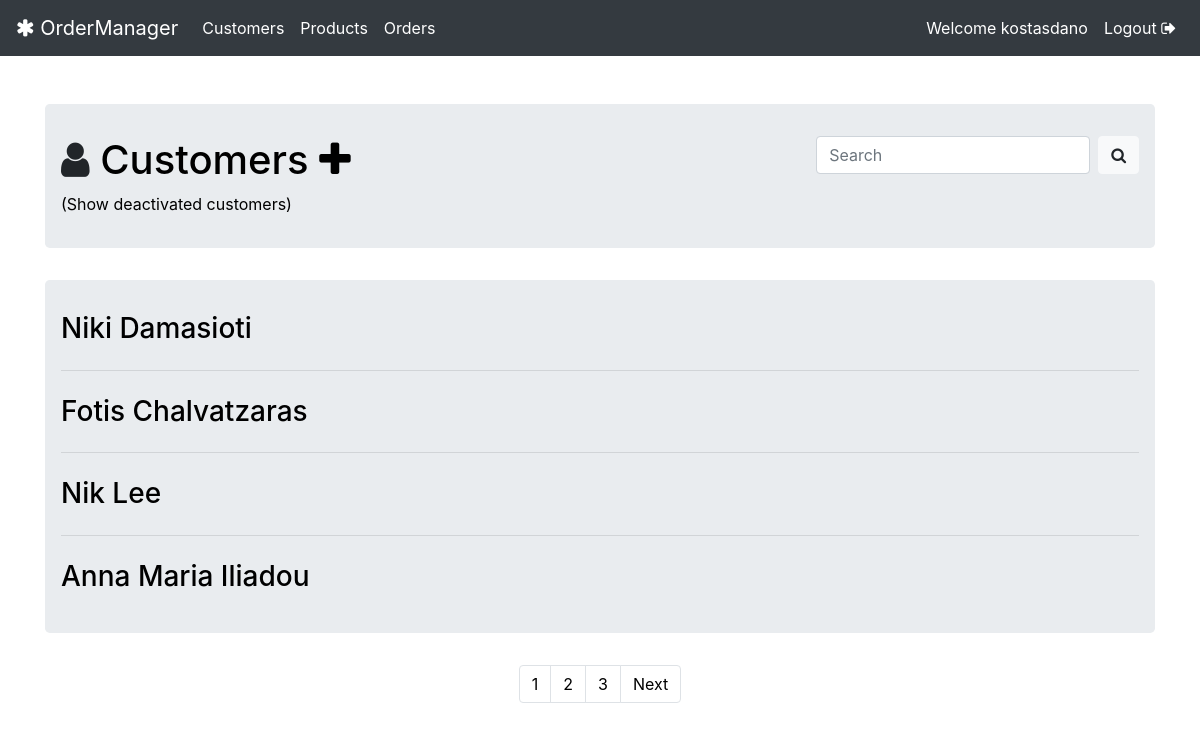
Page /customers/all/ (signed in) on the earlier database version.
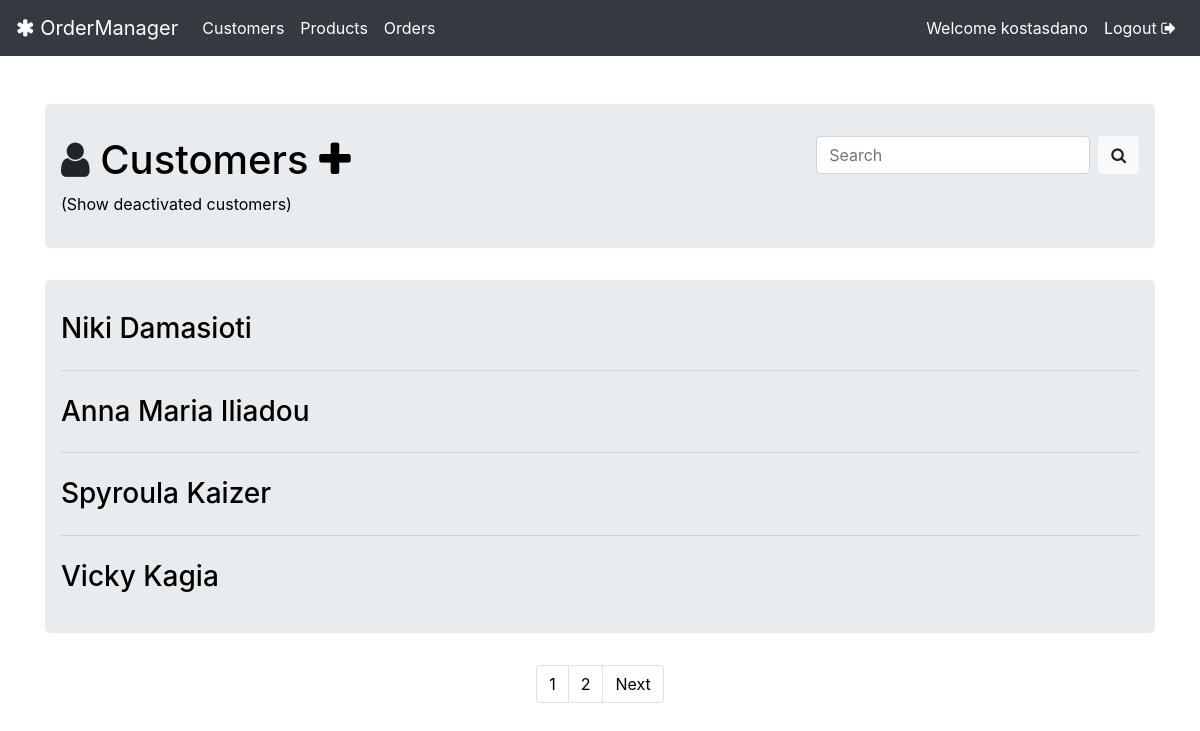
Same page on the later database version.
### customers/models.py (models this page shows, shortened)
class Customer(models.Model):
    first_name = models.CharField(max_length=60)
    last_name = models.CharField(max_length=60)
    full_name = models.CharField(max_length=121)
    email = models.EmailField()
    birth_date = models.DateField()
    tin = models.PositiveIntegerField()
    c_active = models.BooleanField(default=True)    # if c_active=False, Customer is unavailable for Orders/Search while existing Orders don't get deleted

### customers/views.py (the view)
# urls.py: path('all/', views.CustomerList.as_view(), name='customer_list'),
class CustomerList(LoginRequiredMixin, ListView):
    model = Customer
    template_name = 'customers/list.html'
    def get_queryset(self):
        return Customer.objects.filter(c_active=True)
    paginate_by = 4

### customers/templates/customers/list.html (shortened to what this page needs)
{% extends 'base.html' %}
{% block body_block %}
<div class="jumbotron">
    <div class="row">
        <div class="col-md-6" align="left">
            <h1><i class="fa fa-user"></i>
                <a href="{% url 'customers:customer_list'%}">Customers</a>
                <a href="{% url 'customers:customer_create' %}"><i class="fa fa-plus black"></i></a>
            </h1>
            <a href="{% url 'customers:deactivated_customer_list'%}">(Show deactivated customers)</a>
        </div>
        <div class="col-md-6" align="right">
            <form class="form-inline float-right" action="{% url 'customers:customer_search' %}">
                <input class="form-control mr-sm-2" name="keyword" type="text" placeholder="Search" aria-label="Search">
                <button class="btn btn-light" type="submit"><i class="fa fa-search"></i></button>
            </form>
        </div>
    </div>
</div>
<div class="jumbotron">
    {% for customer in customer_list %}
    {% if customer.c_active %}
    <h3><a href="{% url 'customers:customer_orders' pk=customer.id %}">{{customer.full_name}}</a></h3>
    {% else %}
    <h3 class="hidden-content"><a href="{% url 'customers:customer_orders' pk=customer.id %}">{{customer.full_name}}</a></h3>
    {% endif %}
      {% if forloop.counter < customer_list|length %}
    <hr class="my-4">
    {% endif %}
    {% endfor %}
</div>
{% if is_paginated %}
<nav class="custom-pagination" aria-label="Page navigation example">
    <ul class="pagination justify-content-center">
        {% for object in page_obj.paginator.page_range %}
        <li class="page-item"><a class="page-link" style="color: black;"
                                 href="{% url 'customers:customer_list' %}?page={{ forloop.counter }}">{{ forloop.counter }}</a></li>
        {% endfor %}
        {% if page_obj.has_next %}
        <li class="page-item">
            <a class="page-link" href="?page={{ page_obj.next_page_number }}" style="color: black;">Next</a>
        </li>
        {% endif %}
    </ul>
</nav>
{% endif %}
{% endblock %}

Differences in the rows shown:
no longer on this page (row edited): Customer: full_name "Fotis Chalvatzaras"
no longer on this page (row edited): Customer: full_name "Nik Lee"
now on this page (row unchanged): Customer: full_name "Spyroula Kaizer"
now on this page (row unchanged): Customer: full_name "Vicky Kagia"
Other differences:
list line gone: "3"
